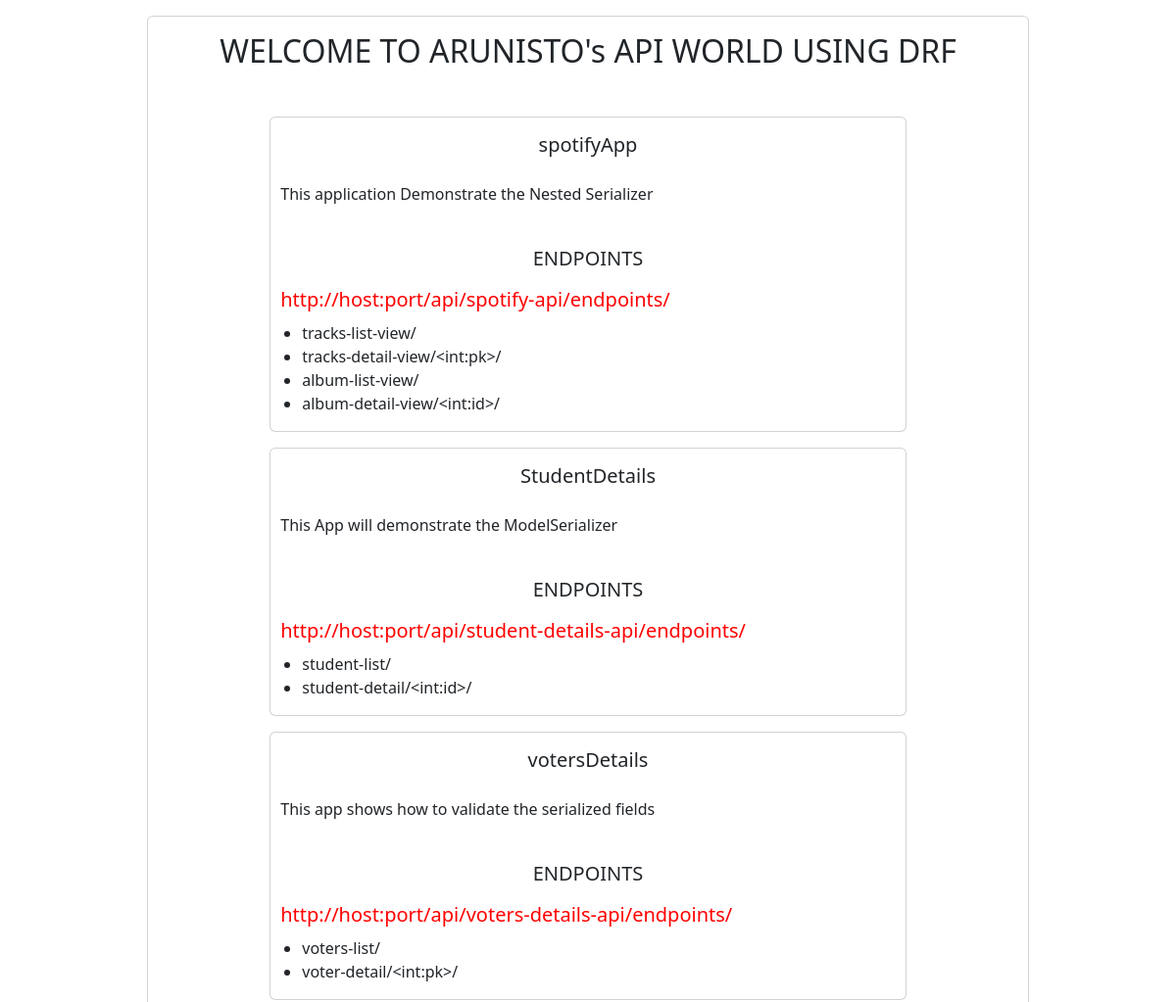
Before: / (upper part) with the older database file.
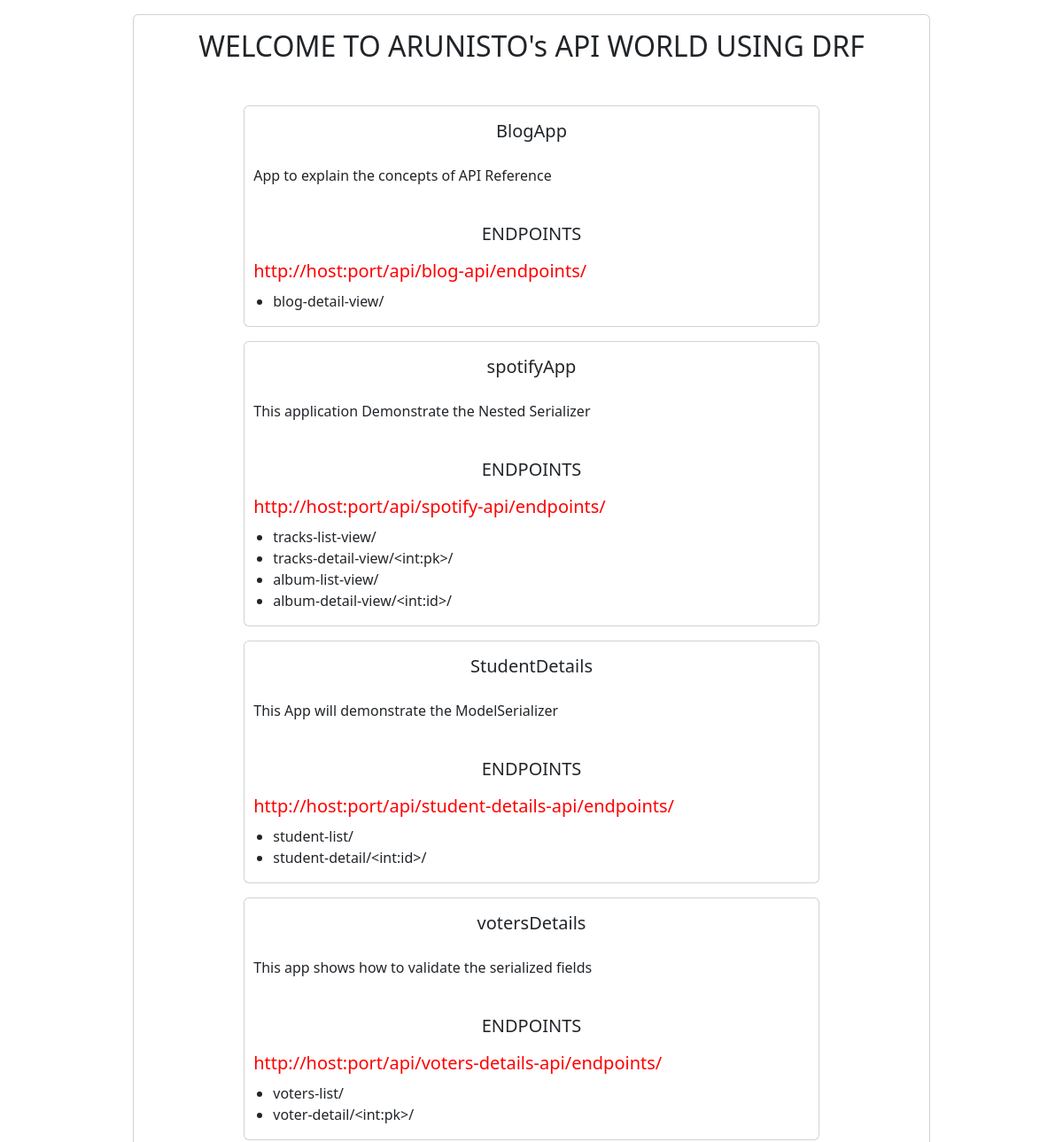
After: the same page with the newer database file.
### mainApp/models.py (models this page shows, shortened)
class AppDetails(models.Model):
    name = models.CharField(max_length=100)
    info = models.TextField()
    endpoints = models.TextField()
    connection = models.CharField(max_length=100, null=True)

### mainApp/views.py (the view)
# urls.py: path('', views.index, name='home-page')
def index(request):
    data = AppDetails.objects.all().order_by("-id")
    for d in data:
        d.endpoints = d.endpoints.split(",")
    return render(request, "index.html", {"data":data})

### mainApp/templates/index.html (shortened to what this page needs)
{% extends 'base.html' %}
{% block content %}
<div class="card w-75 mt-3" style="margin-right:auto;margin-left:auto;">
    <div class="card-title text-center mt-3">
        <h2>WELCOME TO ARUNISTO's API WORLD USING DRF</h2>
    </div>
    <div class="card-body">
        {% for d in data %}
        <div class="card w-75 mt-3" style="margin-right: auto; margin-left:auto;">
            <div class="card-title text-center mt-3">
                <h5>{{d.name}}</h5>
            </div>
            <div class="card-text" style="padding: 10px;">
                <p>{{d.info}}</p>
            </div>
            <div class="mt-3 text-center">
                <h5>ENDPOINTS</h5>
            </div>
            <div>
                <h5 style="margin: 10px; color:red;">http://host:port/{{d.connection}}endpoints/</h5>
                <ul>
                    {% for ep in d.endpoints %}
                        <li>{{ep}}</li>
                    {% endfor %}
                </ul>
            </div>
        </div>
        {% endfor %}
    </div>
</div>
{% endblock %}

Changed rows visible on the page:
added AppDetails: name "BlogApp", info "App to explain the concepts of API Reference", connection "api/blog-api/", endpoints "blog-detail-view/"
